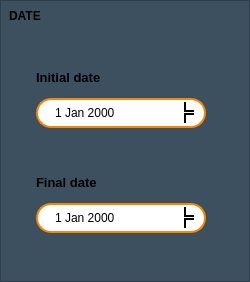
                     <widget class="QFrame" name="frame_date">
                      <property name="minimumSize">
                       <size>
                        <width>250</width>
                        <height>0</height>
                       </size>
                      </property>
                      <property name="styleSheet">
                       <string notr="true">background-color: rgb(61, 80, 95);</string>
                      </property>
                      <property name="frameShape">
                       <enum>QFrame::Shape::StyledPanel</enum>
                      </property>
                      <property name="frameShadow">
                       <enum>QFrame::Shadow::Raised</enum>
                      </property>
                      <widget class="QWidget" name="layoutWidget">
                       <property name="geometry">
                        <rect>
                         <x>9</x>
                         <y>9</y>
                         <width>224</width>
                         <height>264</height>
                        </rect>
                       </property>
                       <layout class="QVBoxLayout" name="verticalLayout_date">
                        <item>
                         <widget class="QLabel" name="dateLabel">
                          <property name="minimumSize">
                           <size>
                            <width>110</width>
                            <height>0</height>
                           </size>
                          </property>
                          <property name="maximumSize">
                           <size>
                            <width>110</width>
                            <height>20</height>
                           </size>
                          </property>
                          <property name="font">
                           <font>
                            <bold>true</bold>
                           </font>
                          </property>
                          <property name="text">
                           <string>DATE</string>
                          </property>
                          <property name="alignment">
                           <set>Qt::AlignmentFlag::AlignLeading|Qt::AlignmentFlag::AlignLeft|Qt::AlignmentFlag::AlignVCenter</set>
                          </property>
                         </widget>
                        </item>
                        <item>
                         <spacer name="verticalSpacer_10">
                          <property name="orientation">
                           <enum>Qt::Orientation::Vertical</enum>
                          </property>
                          <property name="sizeHint" stdset="0">
                           <size>
                            <width>18</width>
                            <height>18</height>
                           </size>
                          </property>
                         </spacer>
                        </item>
                        <item>
                         <layout class="QHBoxLayout" name="horizontalLayout_InitialDate">
                          <item>
                           <spacer name="horizontalSpacer_29">
                            <property name="orientation">
                             <enum>Qt::Orientation::Horizontal</enum>
                            </property>
                            <property name="sizeHint" stdset="0">
                             <size>
                              <width>18</width>
                              <height>13</height>
                             </size>
                            </property>
                           </spacer>
                          </item>
                          <item>
                           <layout class="QVBoxLayout" name="verticalLayout_InitialDate">
                            <item>
                             <widget class="QLabel" name="initialdateLabel">
                              <property name="minimumSize">
                               <size>
                                <width>170</width>
                                <height>30</height>
                               </size>
                              </property>
                              <property name="maximumSize">
                               <size>
                                <width>170</width>
                                <height>30</height>
                               </size>
                              </property>
                              <property name="font">
                               <font>
                                <pointsize>10</pointsize>
                                <bold>true</bold>
                               </font>
                              </property>
                              <property name="text">
                               <string>Initial date</string>
                              </property>
                             </widget>
                            </item>
                            <item>
                             <widget class="QDateEdit" name="Initial_date">
                              <property name="minimumSize">
                               <size>
                                <width>170</width>
                                <height>30</height>
                               </size>
                              </property>
                              <property name="maximumSize">
                               <size>
                                <width>170</width>
                                <height>30</height>
                               </size>
                              </property>
                              <property name="styleSheet">
                               <string notr="true">QDateEdit{
	background-color: white;
	border-radius: 15px;
	border: 2px solid #F98600;
	color: black;
	padding-left: 15px;
	padding-right: 10px;
}

QDateEdit::up-button {
    width: 15px;
    height: 15px;
    subcontrol-origin: border;
    subcontrol-position: top right;
	padding-right: 7px;
    margin: 2px;
    border: none;
}

QDateEdit::up-arrow {
    border: none;
    width: 8px;
    height: 8px;
    border-left: 2px solid black;
    border-bottom: 2px solid black;
    margin: 2px;
}

QDateEdit::down-button {
    width: 15px;
    height: 15px;
    subcontrol-origin: border;
    subcontrol-position: bottom right;
	padding-right: 7px;
    margin: 2px;
    border: none;
}

QDateEdit::down-arrow {
    border: none;
    width: 8px;
    height: 8px;
    border-left: 2px solid black;
    border-top: 2px solid black;
    margin: 2px;
}


</string>
                              </property>
                             </widget>
                            </item>
                           </layout>
                          </item>
                          <item>
                           <spacer name="horizontalSpacer_28">
                            <property name="orientation">
                             <enum>Qt::Orientation::Horizontal</enum>
                            </property>
                            <property name="sizeHint" stdset="0">
                             <size>
                              <width>18</width>
                              <height>13</height>
                             </size>
                            </property>
                           </spacer>
                          </item>
                         </layout>
                        </item>
                        <item>
                         <spacer name="verticalSpacer_9">
                          <property name="orientation">
                           <enum>Qt::Orientation::Vertical</enum>
                          </property>
                          <property name="sizeHint" stdset="0">
                           <size>
                            <width>18</width>
                            <height>18</height>
                           </size>
                          </property>
                         </spacer>
                        </item>
                        <item>
                         <layout class="QHBoxLayout" name="horizontalLayout_FinalDate">
                          <item>
                           <spacer name="horizontalSpacer_31">
                            <property name="orientation">
                             <enum>Qt::Orientation::Horizontal</enum>
                            </property>
                            <property name="sizeHint" stdset="0">
                             <size>
                              <width>18</width>
                              <height>13</height>
                             </size>
                            </property>
                           </spacer>
                          </item>
                          <item>
                           <layout class="QVBoxLayout" name="verticalLayout_FinalDate">
                            <item>
                             <widget class="QLabel" name="finaldateLabel">
                              <property name="minimumSize">
                               <size>
                                <width>170</width>
                                <height>30</height>
                               </size>
                              </property>
                              <property name="maximumSize">
                               <size>
                                <width>170</width>
                                <height>30</height>
                               </size>
                              </property>
                              <property name="font">
                               <font>
                                <pointsize>10</pointsize>
                                <bold>true</bold>
                               </font>
                              </property>
                              <property name="text">
                               <string>Final date</string>
                              </property>
                             </widget>
                            </item>
                            <item>
                             <widget class="QDateEdit" name="Final_date">
                              <property name="minimumSize">
                               <size>
                                <width>170</width>
                                <height>30</height>
                               </size>
                              </property>
                              <property name="maximumSize">
                               <size>
                                <width>170</width>
                                <height>30</height>
                               </size>
                              </property>
                              <property name="styleSheet">
                               <string notr="true">QDateEdit{
	background-color: white;
	border-radius: 15px;
	border: 2px solid #F98600;
	color: black;
	padding-left: 15px;
	padding-right: 10px;
}

QDateEdit::up-button {
    width: 15px;
    height: 15px;
    subcontrol-origin: border;
    subcontrol-position: top right;
	padding-right: 7px;
    margin: 2px;
    border: none;
}

QDateEdit::up-arrow {
    border: none;
    width: 8px;
    height: 8px;
    border-left: 2px solid black;
    border-bottom: 2px solid black;
    margin: 2px;
}

QDateEdit::down-button {
    width: 15px;
    height: 15px;
    subcontrol-origin: border;
    subcontrol-position: bottom right;
	padding-right: 7px;
    margin: 2px;
    border: none;
}

QDateEdit::down-arrow {
    border: none;
    width: 8px;
    height: 8px;
    border-left: 2px solid black;
    border-top: 2px solid black;
    margin: 2px;
}


</string>
                              </property>
                             </widget>
                            </item>
                           </layout>
                          </item>
                          <item>
                           <spacer name="horizontalSpacer_30">
                            <property name="orientation">
                             <enum>Qt::Orientation::Horizontal</enum>
                            </property>
                            <property name="sizeHint" stdset="0">
                             <size>
                              <width>18</width>
                              <height>13</height>
                             </size>
                            </property>
                           </spacer>
                          </item>
                         </layout>
                        </item>
                        <item>
                         <spacer name="verticalSpacer_8">
                          <property name="orientation">
                           <enum>Qt::Orientation::Vertical</enum>
                          </property>
                          <property name="sizeHint" stdset="0">
                           <size>
                            <width>20</width>
                            <height>40</height>
                           </size>
                          </property>
                         </spacer>
                        </item>
                       </layout>
                      </widget>
                     </widget>
